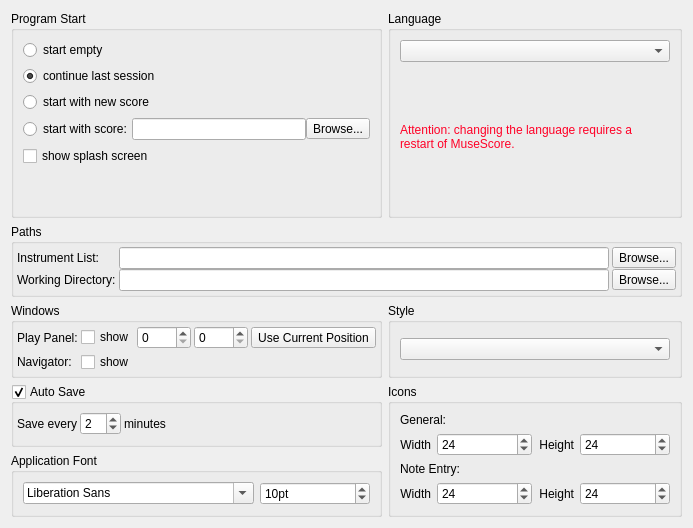
     <widget class="QWidget" name="tab">
      <property name="accessibleName">
       <string/>
      </property>
      <attribute name="title">
       <string>General</string>
      </attribute>
      <layout class="QGridLayout" name="gridLayout_2">
       <item row="0" column="0">
        <widget class="QGroupBox" name="groupBox_5">
         <property name="title">
          <string>Program Start</string>
         </property>
         <property name="flat">
          <bool>false</bool>
         </property>
         <layout class="QVBoxLayout" name="verticalLayout_3">
          <item>
           <widget class="QRadioButton" name="emptySession">
            <property name="text">
             <string>start empty</string>
            </property>
           </widget>
          </item>
          <item>
           <widget class="QRadioButton" name="lastSession">
            <property name="text">
             <string>continue last session</string>
            </property>
            <property name="checked">
             <bool>true</bool>
            </property>
           </widget>
          </item>
          <item>
           <widget class="QRadioButton" name="newSession">
            <property name="text">
             <string>start with new score</string>
            </property>
           </widget>
          </item>
          <item>
           <layout class="QHBoxLayout" name="horizontalLayout_2">
            <property name="spacing">
             <number>0</number>
            </property>
            <item>
             <widget class="QRadioButton" name="scoreSession">
              <property name="text">
               <string>start with score:</string>
              </property>
             </widget>
            </item>
            <item>
             <widget class="QLineEdit" name="sessionScore"/>
            </item>
            <item>
             <widget class="QToolButton" name="startWithButton">
              <property name="accessibleName">
               <string/>
              </property>
              <property name="text">
               <string>Browse...</string>
              </property>
              <property name="icon">
               <iconset resource="mscore.qrc">
                <normaloff>:/data/fileopen.svg</normaloff>:/data/fileopen.svg</iconset>
              </property>
             </widget>
            </item>
           </layout>
          </item>
          <item>
           <widget class="QCheckBox" name="showSplashScreen">
            <property name="text">
             <string>show splash screen</string>
            </property>
           </widget>
          </item>
          <item>
           <spacer name="verticalSpacer">
            <property name="orientation">
             <enum>Qt::Vertical</enum>
            </property>
            <property name="sizeHint" stdset="0">
             <size>
              <width>20</width>
              <height>40</height>
             </size>
            </property>
           </spacer>
          </item>
         </layout>
        </widget>
       </item>
       <item row="0" column="1">
        <widget class="QGroupBox" name="groupBox_10">
         <property name="title">
          <string>Language</string>
         </property>
         <property name="flat">
          <bool>false</bool>
         </property>
         <property name="checkable">
          <bool>false</bool>
         </property>
         <layout class="QVBoxLayout" name="verticalLayout">
          <item>
           <widget class="QComboBox" name="language"/>
          </item>
          <item>
           <widget class="QLabel" name="restartWarning_2">
            <property name="sizePolicy">
             <sizepolicy hsizetype="Expanding" vsizetype="Expanding">
              <horstretch>0</horstretch>
              <verstretch>0</verstretch>
             </sizepolicy>
            </property>
            <property name="palette">
             <palette>
              <active>
               <colorrole role="WindowText">
                <brush brushstyle="SolidPattern">
                 <color alpha="255">
                  <red>255</red>
                  <green>1</green>
                  <blue>39</blue>
                 </color>
                </brush>
               </colorrole>
              </active>
              <inactive>
               <colorrole role="WindowText">
                <brush brushstyle="SolidPattern">
                 <color alpha="255">
                  <red>255</red>
                  <green>1</green>
                  <blue>39</blue>
                 </color>
                </brush>
               </colorrole>
              </inactive>
              <disabled>
               <colorrole role="WindowText">
                <brush brushstyle="SolidPattern">
                 <color alpha="255">
                  <red>119</red>
                  <green>119</green>
                  <blue>121</blue>
                 </color>
                </brush>
               </colorrole>
              </disabled>
             </palette>
            </property>
            <property name="text">
             <string>Attention: changing the language requires a restart of MuseScore.</string>
            </property>
            <property name="textFormat">
             <enum>Qt::PlainText</enum>
            </property>
            <property name="wordWrap">
             <bool>true</bool>
            </property>
           </widget>
          </item>
         </layout>
        </widget>
       </item>
       <item row="1" column="0" colspan="2">
        <widget class="QGroupBox" name="groupBox_6">
         <property name="title">
          <string>Paths</string>
         </property>
         <property name="flat">
          <bool>false</bool>
         </property>
         <layout class="QGridLayout">
          <property name="horizontalSpacing">
           <number>3</number>
          </property>
          <property name="verticalSpacing">
           <number>0</number>
          </property>
          <property name="margin">
           <number>3</number>
          </property>
          <item row="0" column="0">
           <widget class="QLabel" name="label_26">
            <property name="text">
             <string>Instrument List:</string>
            </property>
           </widget>
          </item>
          <item row="0" column="1">
           <widget class="QLineEdit" name="instrumentList"/>
          </item>
          <item row="0" column="2">
           <widget class="QToolButton" name="instrumentListButton">
            <property name="text">
             <string>Browse...</string>
            </property>
            <property name="icon">
             <iconset resource="mscore.qrc">
              <normaloff>:/data/fileopen.svg</normaloff>:/data/fileopen.svg</iconset>
            </property>
           </widget>
          </item>
          <item row="1" column="0">
           <widget class="QLabel" name="label_23">
            <property name="text">
             <string>Working Directory:</string>
            </property>
           </widget>
          </item>
          <item row="1" column="1">
           <widget class="QLineEdit" name="workingDirectory"/>
          </item>
          <item row="1" column="2">
           <widget class="QToolButton" name="workingDirectoryButton">
            <property name="text">
             <string>Browse...</string>
            </property>
            <property name="icon">
             <iconset resource="mscore.qrc">
              <normaloff>:/data/fileopen.svg</normaloff>:/data/fileopen.svg</iconset>
            </property>
           </widget>
          </item>
         </layout>
        </widget>
       </item>
       <item row="2" column="0">
        <widget class="QGroupBox" name="groupBox">
         <property name="title">
          <string>Windows</string>
         </property>
         <property name="flat">
          <bool>false</bool>
         </property>
         <layout class="QGridLayout">
          <property name="margin">
           <number>3</number>
          </property>
          <property name="spacing">
           <number>3</number>
          </property>
          <item row="0" column="0">
           <widget class="QLabel" name="label_17">
            <property name="text">
             <string>Play Panel:</string>
            </property>
            <property name="textFormat">
             <enum>Qt::PlainText</enum>
            </property>
           </widget>
          </item>
          <item row="0" column="1">
           <widget class="QCheckBox" name="playPanelShow">
            <property name="text">
             <string>show</string>
            </property>
           </widget>
          </item>
          <item row="0" column="2">
           <widget class="QSpinBox" name="playPanelX">
            <property name="maximum">
             <number>9999</number>
            </property>
           </widget>
          </item>
          <item row="0" column="3">
           <widget class="QSpinBox" name="playPanelY">
            <property name="maximum">
             <number>9999</number>
            </property>
           </widget>
          </item>
          <item row="0" column="4">
           <widget class="QToolButton" name="playPanelCur">
            <property name="text">
             <string>Use Current Position</string>
            </property>
           </widget>
          </item>
          <item row="1" column="0">
           <widget class="QLabel" name="label_19">
            <property name="text">
             <string>Navigator:</string>
            </property>
            <property name="textFormat">
             <enum>Qt::PlainText</enum>
            </property>
           </widget>
          </item>
          <item row="1" column="1">
           <widget class="QCheckBox" name="navigatorShow">
            <property name="text">
             <string>show</string>
            </property>
           </widget>
          </item>
         </layout>
        </widget>
       </item>
       <item row="2" column="1">
        <widget class="QGroupBox" name="groupBox_14">
         <property name="title">
          <string>Style</string>
         </property>
         <layout class="QVBoxLayout" name="verticalLayout_4">
          <item>
           <widget class="QComboBox" name="styleCombo"/>
          </item>
         </layout>
        </widget>
       </item>
       <item row="3" column="0">
        <widget class="QGroupBox" name="autoSave">
         <property name="title">
          <string>Auto Save</string>
         </property>
         <property name="flat">
          <bool>false</bool>
         </property>
         <property name="checkable">
          <bool>true</bool>
         </property>
         <layout class="QHBoxLayout">
          <property name="spacing">
           <number>3</number>
          </property>
          <property name="margin">
           <number>3</number>
          </property>
          <item>
           <widget class="QLabel" name="label_25">
            <property name="text">
             <string>Save every</string>
            </property>
           </widget>
          </item>
          <item>
           <widget class="QSpinBox" name="autoSaveTime">
            <property name="minimum">
             <number>1</number>
            </property>
            <property name="value">
             <number>2</number>
            </property>
           </widget>
          </item>
          <item>
           <widget class="QLabel" name="label_27">
            <property name="text">
             <string>minutes</string>
            </property>
           </widget>
          </item>
          <item>
           <spacer>
            <property name="orientation">
             <enum>Qt::Horizontal</enum>
            </property>
            <property name="sizeHint" stdset="0">
             <size>
              <width>40</width>
              <height>20</height>
             </size>
            </property>
           </spacer>
          </item>
         </layout>
        </widget>
       </item>
       <item row="3" column="1" rowspan="2">
        <widget class="QGroupBox" name="groupBox_12">
         <property name="title">
          <string>Icons</string>
         </property>
         <property name="flat">
          <bool>false</bool>
         </property>
         <layout class="QGridLayout" name="gridLayout_3">
          <item row="0" column="0" colspan="2">
           <widget class="QLabel" name="label_30">
            <property name="sizePolicy">
             <sizepolicy hsizetype="Preferred" vsizetype="Fixed">
              <horstretch>0</horstretch>
              <verstretch>0</verstretch>
             </sizepolicy>
            </property>
            <property name="text">
             <string>General:</string>
            </property>
           </widget>
          </item>
          <item row="1" column="0">
           <layout class="QFormLayout" name="formLayout_2">
            <item row="0" column="0">
             <widget class="QLabel" name="label_28">
              <property name="text">
               <string>Width</string>
              </property>
              <property name="textFormat">
               <enum>Qt::PlainText</enum>
              </property>
              <property name="alignment">
               <set>Qt::AlignRight|Qt::AlignTrailing|Qt::AlignVCenter</set>
              </property>
             </widget>
            </item>
            <item row="0" column="1">
             <widget class="QSpinBox" name="iconWidth">
              <property name="minimum">
               <number>2</number>
              </property>
              <property name="maximum">
               <number>72</number>
              </property>
              <property name="value">
               <number>24</number>
              </property>
             </widget>
            </item>
           </layout>
          </item>
          <item row="1" column="1">
           <layout class="QFormLayout" name="formLayout_3">
            <item row="0" column="0">
             <widget class="QLabel" name="label_29">
              <property name="text">
               <string>Height</string>
              </property>
              <property name="alignment">
               <set>Qt::AlignRight|Qt::AlignTrailing|Qt::AlignVCenter</set>
              </property>
             </widget>
            </item>
            <item row="0" column="1">
             <widget class="QSpinBox" name="iconHeight">
              <property name="minimum">
               <number>2</number>
              </property>
              <property name="maximum">
               <number>72</number>
              </property>
              <property name="value">
               <number>24</number>
              </property>
             </widget>
            </item>
           </layout>
          </item>
          <item row="2" column="0" colspan="2">
           <widget class="QLabel" name="label_31">
            <property name="text">
             <string>Note Entry:</string>
            </property>
           </widget>
          </item>
          <item row="3" column="0">
           <layout class="QFormLayout" name="formLayout_4">
            <item row="0" column="0">
             <widget class="QLabel" name="label_32">
              <property name="text">
               <string>Width</string>
              </property>
              <property name="textFormat">
               <enum>Qt::PlainText</enum>
              </property>
              <property name="alignment">
               <set>Qt::AlignRight|Qt::AlignTrailing|Qt::AlignVCenter</set>
              </property>
             </widget>
            </item>
            <item row="0" column="1">
             <widget class="QSpinBox" name="noteEntryIconWidth">
              <property name="minimum">
               <number>2</number>
              </property>
              <property name="maximum">
               <number>72</number>
              </property>
              <property name="value">
               <number>24</number>
              </property>
             </widget>
            </item>
           </layout>
          </item>
          <item row="3" column="1">
           <layout class="QFormLayout" name="formLayout_5">
            <item row="0" column="1">
             <widget class="QSpinBox" name="noteEntryIconHeight">
              <property name="minimum">
               <number>2</number>
              </property>
              <property name="maximum">
               <number>72</number>
              </property>
              <property name="value">
               <number>24</number>
              </property>
             </widget>
            </item>
            <item row="0" column="0">
             <widget class="QLabel" name="label_33">
              <property name="text">
               <string>Height</string>
              </property>
              <property name="alignment">
               <set>Qt::AlignRight|Qt::AlignTrailing|Qt::AlignVCenter</set>
              </property>
             </widget>
            </item>
           </layout>
          </item>
         </layout>
        </widget>
       </item>
       <item row="4" column="0">
        <widget class="QGroupBox" name="groupBox_13">
         <property name="title">
          <string>Application Font</string>
         </property>
         <property name="flat">
          <bool>false</bool>
         </property>
         <layout class="QHBoxLayout" name="horizontalLayout">
          <item>
           <widget class="QFontComboBox" name="applicationFont"/>
          </item>
          <item>
           <widget class="QSpinBox" name="applicationFontSize">
            <property name="suffix">
             <string>pt</string>
            </property>
            <property name="minimum">
             <number>6</number>
            </property>
            <property name="maximum">
             <number>72</number>
            </property>
            <property name="value">
             <number>10</number>
            </property>
           </widget>
          </item>
         </layout>
        </widget>
       </item>
      </layout>
     </widget>
